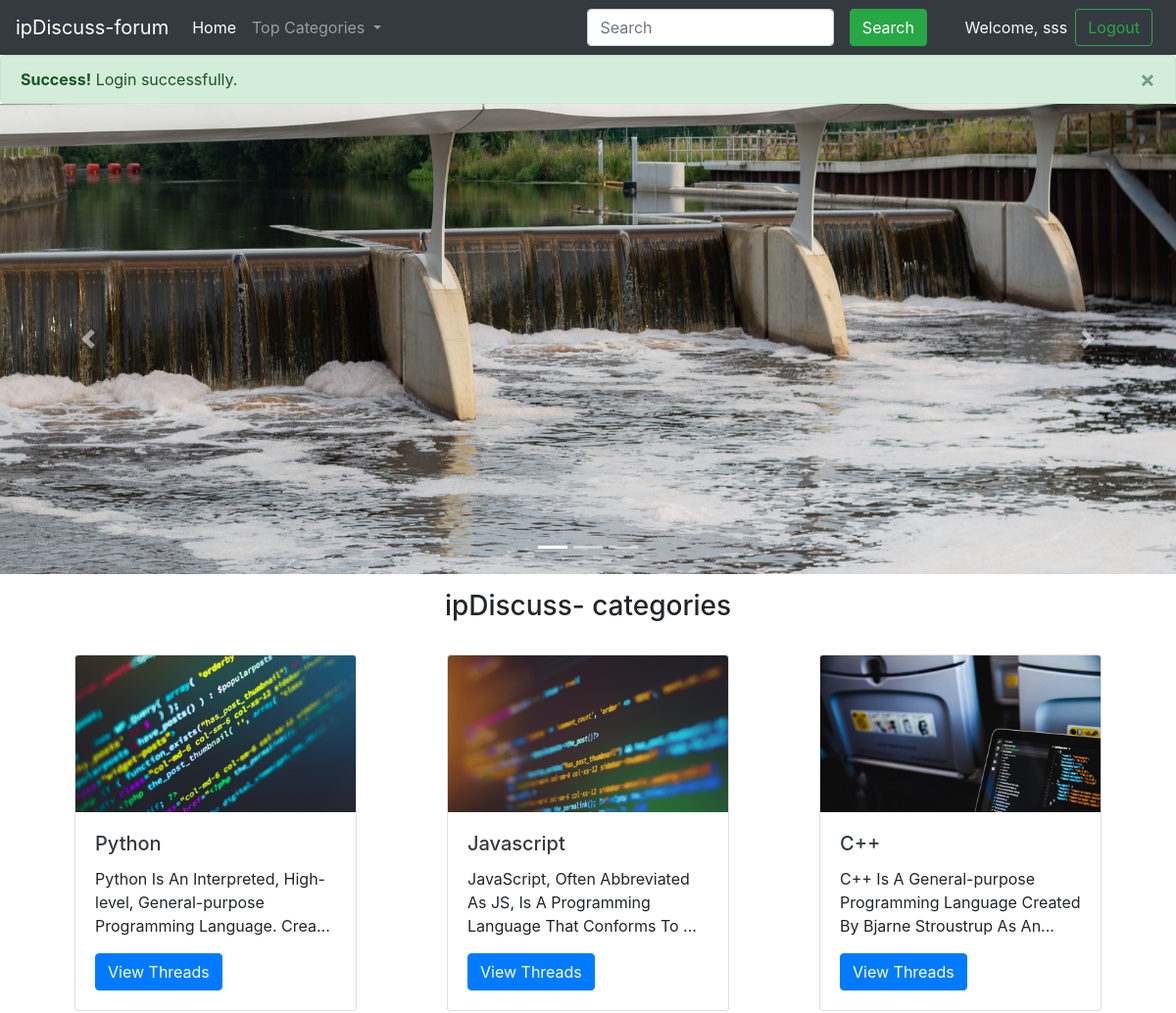
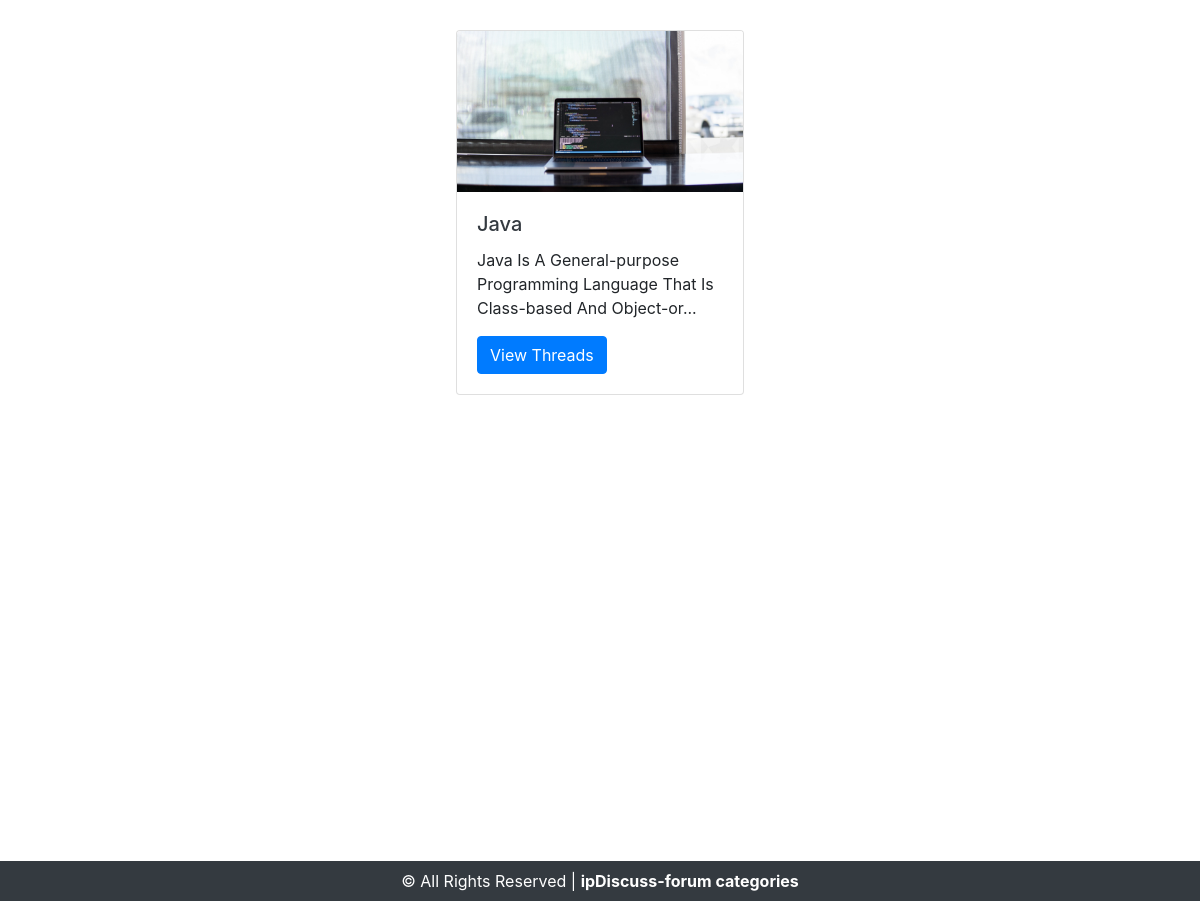
Page /index.php?st=loginsuccess (signed in) on the committed database (2 pictures, top to bottom).
### tables this page shows
CREATE TABLE `category` (
  `category_id` int(11) NOT NULL,
  `category_name` varchar(255) NOT NULL,
  `category_content` text NOT NULL,
  `category_time&date` timestamp NOT NULL DEFAULT current_timestamp() ON UPDATE current_timestamp()
);

### index.php (the view, shortened to what this page needs)
<?php
include "includes/header.php";
include "includes/navbar.php";
if(isset($_SESSION['loginSuccessMessage']))
{
    echo $_SESSION['loginSuccessMessage'];
}
echo '
<div id="carouselExampleIndicators" class="carousel slide" data-ride="carousel">
    <ol class="carousel-indicators">
        <li data-target="#carouselExampleIndicators" data-slide-to="0" class="active"></li>
        <li data-target="#carouselExampleIndicators" data-slide-to="1"></li>
        <li data-target="#carouselExampleIndicators" data-slide-to="2"></li>
    </ol>
    <div class="carousel-inner">
        <div class="carousel-item active">
            <img src="images/c1.jpg" class="d-block w-100" style="height:60vh;" alt="...">
        </div>
        <div class="carousel-item">
            <img src="images/c2.jpg" class="d-block w-100" style="height:60vh;" alt="...">
        </div>
        <div class="carousel-item">
            <img src="images/c3.jpg" class="d-block w-100" alt="..." style="height:60vh;">
        </div>
    </div>
    <a class="carousel-control-prev" href="#carouselExampleIndicators" role="button" data-slide="prev">
        <span class="carousel-control-prev-icon" aria-hidden="true"></span>
        <span class="sr-only">Previous</span>
    </a>
    <a class="carousel-control-next" href="#carouselExampleIndicators" role="button" data-slide="next">
        <span class="carousel-control-next-icon" aria-hidden="true"></span>
        <span class="sr-only">Next</span>
    </a>
</div>
<div class="container">
    <h3 class="text-center my-3">ipDiscuss- categories</h3>
    <div class="row">';
    $sql="select * from category";
    $res=mysqli_query($conn,$sql);
while($row=mysqli_fetch_assoc($res))
{
  $id=$row['category_id'];
  $title=$row['category_name'];
  $desc=$row['category_content'];
 echo ' <div class="mx-auto my-3" style="width:18rem;">
            <div class="card" style="width: 18rem;">
                <img class="card-img-top" src="images/card-'.$id.'.jpg">
                <div class="card-body">
                    <h5 class="card-title"><a href="threadlist.php?catid='.$id.'" class="text-dark">'.ucwords($title).'</a> </h5>
                    <p class="card-text">'.ucwords(substr($desc,0,80)).'...</p>
                    <a href="threadlist.php?catid='.$id.'" class="btn btn-primary">View Threads</a>
                </div>
            </div>
        </div>';
}
  echo '  </div>
</div>';
include "includes/footer.php";
?>

### rows in the picture
category: shows a picture, category_name "Python", category_content "Python Is An Interpreted, High-level, General-purpose Programming Language. Crea"
category: shows a picture, category_name "Javascript", category_content "JavaScript, Often Abbreviated As JS, Is A Programming Language That Conforms To"
category: shows a picture, category_name "C++", category_content "C++ Is A General-purpose Programming Language Created By Bjarne Stroustrup As An"
category: shows a picture, category_name "Java", category_content "Java Is A General-purpose Programming Language That Is Class-based And Object-or"

### other values in the picture
$_SESSION['loggedin'] "sss"
$_SESSION['loginSuccessMessage'] "Success! Login successfully. ×"
